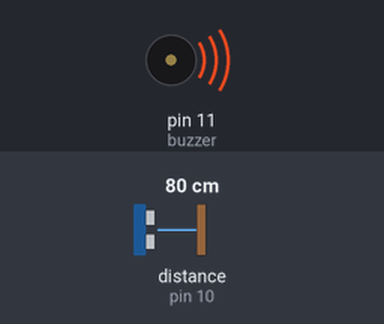
Bench run of a sketch on a simulated Arduino Uno, built with avr-gcc and run on an emulated ATmega328P. On the bench: buzzer (waves = sounding). Wiring (inferred from the names in the program): ultrasonic range finder: trigger pin 9; echo pin 10. Inputs (shaded band) come from the test bench; at power-on: distance to the obstacle (sensor on pin 10) 80 cm. The echo pulse lasts 58.3 µs per cm; what the sketch prints to the serial monitor is not drawn.

Above: at 1.2 s.
1.3 s: distance to the obstacle (sensor on pin 10) set to 99 cm
3.0 s: distance to the obstacle (sensor on pin 10) set to 105 cm
6.0 s: distance to the obstacle (sensor on pin 10) set to 18 cm
7.5 s: distance to the obstacle (sensor on pin 10) set to 120 cm
Timing chart, 0 to 10.5 s (numbered marks = the images above; inputs shaded):
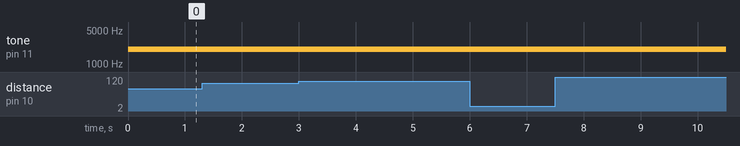

Measured:
- after the input at 1.3 s, every drawn part: stays the same

The sketch:

blind_stick.ino
```cpp
const int trigPin = 9;
const int echoPin = 10;
int buzzer = 11;
// defines variables
long duration;
int distance;
void setup() {
pinMode(trigPin, OUTPUT); // Sets the trigPin as an Output
pinMode(echoPin, INPUT); // Sets the echoPin as an Input
pinMode(buzzer, OUTPUT);
Serial.begin(9600); // Starts the serial communication
}
void loop() {
// Clears the trigPin
digitalWrite(trigPin, LOW);
delayMicroseconds(2);
// Sets the trigPin on HIGH state for 10 micro seconds
digitalWrite(trigPin, HIGH);
delayMicroseconds(10);
digitalWrite(trigPin, LOW);
// Reads the echoPin, returns the sound wave travel time in microseconds
duration = pulseIn(echoPin, HIGH);
// Calculating the distance
distance= duration*0.034/2;
// Prints the distance on the Serial Monitor
Serial.print("Distance: ");
Serial.println(distance);
if(distance <= 100){
  tone(buzzer , 2000 , 500);
}
else if(distance <= 200){
  tone(buzzer , 2000 , 500);
  delay(500);
}
else if(distance <= 300){
  tone(buzzer , 2000 , 500);
  delay(1000);
}
else if(distance <= 400){
  tone(buzzer , 2000 , 500);
  delay(1500);
}
//else{
//  digitalWrite(buzzer, LOW);
//  delay(100);
//}

}
```
